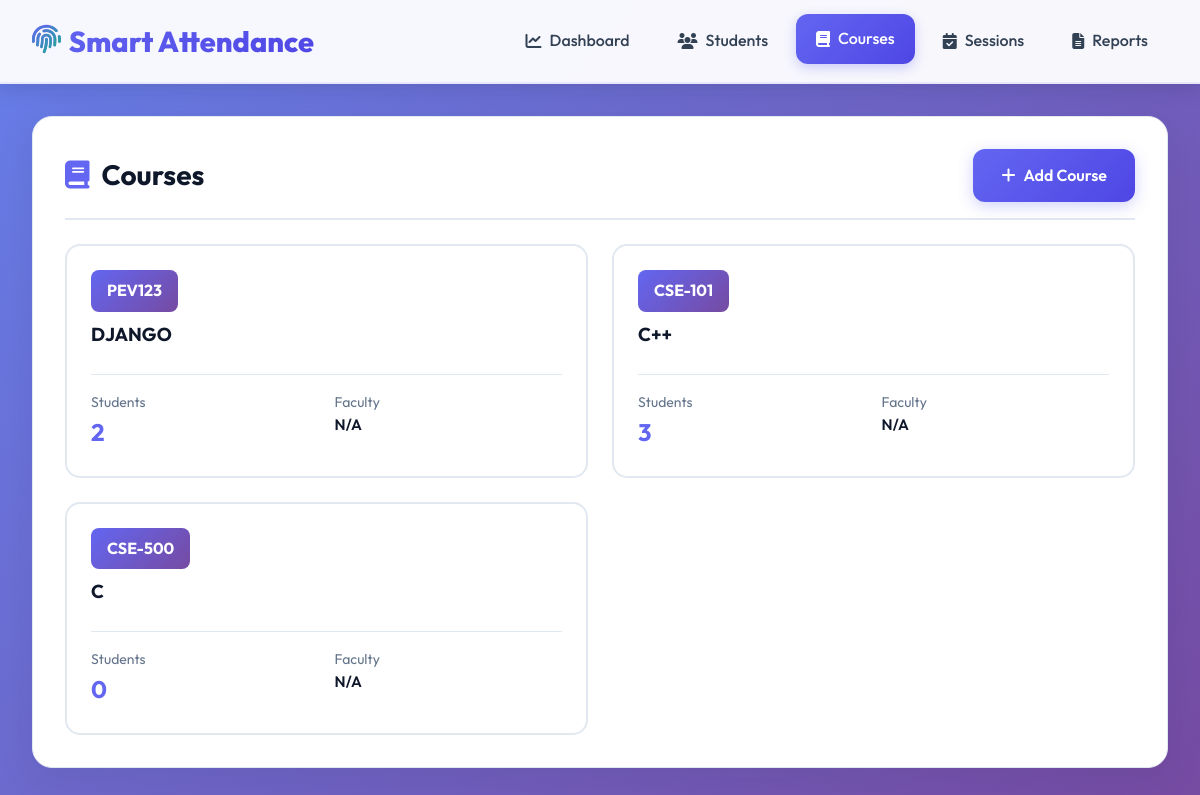
Page /courses/ on the committed database.
### core/models.py (models this page shows, shortened)
class Course(models.Model):
    course_code = models.CharField(max_length=20, unique=True)
    course_name = models.CharField(max_length=200)
    faculty = models.ForeignKey(User, on_delete=models.SET_NULL, null=True, related_name='courses')
    created_at = models.DateTimeField(auto_now_add=True)
    class Meta:
        ordering = ['course_name']

### core/views.py (the view)
# urls.py: path('courses/', views.course_list, name='course_list'),
def course_list(request):
    courses = Course.objects.annotate(
        student_count=Count('students')
    ).select_related('faculty')
    context = {
        'courses': courses,
    }
    return render(request, 'core/course_list.html', context)

### core/templates/core/course_list.html (shortened to what this page needs)
{% extends 'core/base.html' %}
{% block content %}
<div class="card">
    <div class="card-header" style="display: flex; justify-content: space-between; align-items: center;">
        <h1 class="card-title">
            <i class="fas fa-book"></i>
            Courses
        </h1>
        <a href="{% url 'course_create' %}" class="btn btn-primary">
            <i class="fas fa-plus"></i> Add Course
        </a>
    </div>
    {% if courses %}
    <div style="display: grid; grid-template-columns: repeat(auto-fill, minmax(350px, 1fr)); gap: 1.5rem;">
        {% for course in courses %}
        <div style="background: white; border: 2px solid #e2e8f0; border-radius: 15px; padding: 1.5rem; transition: all 0.3s ease;">
            <div style="display: flex; justify-content: space-between; align-items: start; margin-bottom: 1rem;">
                <div>
                    <div style="background: linear-gradient(135deg, #6366f1, #764ba2); color: white; padding: 0.5rem 1rem; border-radius: 8px; font-weight: 700; display: inline-block; margin-bottom: 0.5rem;">
                        {{ course.course_code }}
                    </div>
                    <h3 style="font-weight: 700; color: #0f172a; margin-bottom: 0.5rem;">{{ course.course_name }}</h3>
                </div>
            </div>
            <div style="display: flex; gap: 1rem; margin-top: 1rem; padding-top: 1rem; border-top: 1px solid #e2e8f0;">
                <div style="flex: 1;">
                    <div style="color: #64748b; font-size: 0.875rem;">Students</div>
                    <div style="font-size: 1.5rem; font-weight: 700; color: #6366f1;">{{ course.student_count }}</div>
                </div>
                <div style="flex: 1;">
                    <div style="color: #64748b; font-size: 0.875rem;">Faculty</div>
                    <div style="font-size: 0.95rem; font-weight: 600; color: #0f172a;">{{ course.faculty.get_full_name|default:"N/A" }}</div>
                </div>
            </div>
        </div>
        {% endfor %}
    </div>
    {% endif %}
</div>
{% endblock %}

### core/templates/core/base.html (style rules this page uses)
:root { --primary: #6366f1; --primary-dark: #4f46e5; --primary-light: #818cf8; --secondary: #10b981; --danger: #ef4444; --warning: #f59e0b; --dark: #0f172a; --dark-light: #1e293b; --light: #f8fafc; --text: #334155; --text-light: #64748b; --border: #e2e8f0; --shadow: rgba(15, 23, 42, 0.08); --shadow-lg: rgba(15, 23, 42, 0.15); }
* { margin: 0; padding: 0; box-sizing: border-box; }
body { font-family: 'Outfit', sans-serif; background: linear-gradient(135deg, #667eea 0%, #764ba2 100%); background-attachment: fixed; color: var(--text); line-height: 1.6; min-height: 100vh; }
.card { background: white; border-radius: 20px; padding: 2rem; box-shadow: 0 10px 40px var(--shadow); margin-bottom: 2rem; border: 1px solid var(--border); transition: transform 0.3s ease, box-shadow 0.3s ease; }
.card-header { margin-bottom: 1.5rem; padding-bottom: 1rem; border-bottom: 2px solid var(--border); }
.card-title { font-size: 1.75rem; font-weight: 700; color: var(--dark); display: flex; align-items: center; gap: 0.75rem; }
.card-title i { color: var(--primary); }
.btn { padding: 0.875rem 1.75rem; border: none; border-radius: 12px; font-size: 1rem; font-weight: 600; cursor: pointer; transition: all 0.3s ease; display: inline-flex; align-items: center; gap: 0.5rem; text-decoration: none; font-family: 'Outfit', sans-serif; }
.btn-primary { background: linear-gradient(135deg, var(--primary), var(--primary-dark)); color: white; box-shadow: 0 4px 15px rgba(99, 102, 241, 0.3); }

### rows in the picture
Course: course_code "PEV123", course_name "DJANGO", student_count "2", faculty.get_full_name "N/A"
Course: course_code "CSE-101", course_name "C++", student_count "3", faculty.get_full_name "N/A"
Course: course_code "CSE-500", course_name "C", student_count "0", faculty.get_full_name "N/A"
